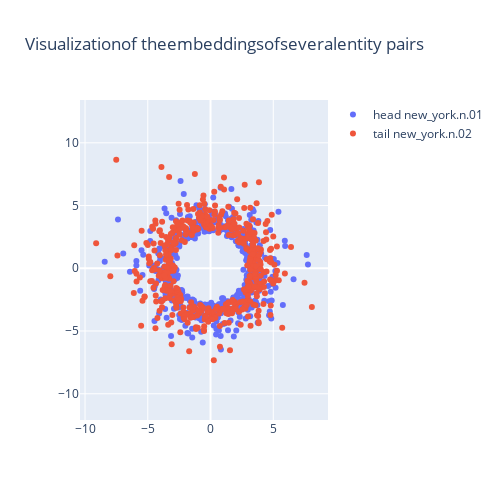

Notebook code for this chart:
### Code cell
# エンティティの埋め込みをロード
entity_embedding = np.load(os.path.join(model_path, 'entity_embedding.npy'))

# HeadとTailの座標計算
head = entity_embedding[head_id]
tail = entity_embedding[tail_id]

phase_head, mod_head = np.split(head, 2)
phase_tail, mod_tail = np.split(tail, 2)

mod_head = np.log(np.abs(mod_head)) * np.sign(mod_head)
mod_tail = np.log(np.abs(mod_tail)) * np.sign(mod_tail)

phase_head = phase_head / embedding_range * np.pi
phase_tail = phase_tail / embedding_range * np.pi

x_head, y_head = mod_head * np.cos(phase_head), mod_head * np.sin(phase_head)
x_tail, y_tail = mod_tail * np.cos(phase_tail), mod_tail * np.sin(phase_tail)

fig = go.Figure()

# Head Entityのプロット
fig.add_trace(go.Scatter(x=x_head, y=y_head, mode='markers', name="head "+entities_dict[head_id], text=[f'Head ID: {head_id}'] * len(x_head)))
# Tail Entityのプロット
fig.add_trace(go.Scatter(x=x_tail, y=y_tail, mode='markers', name="tail "+entities_dict[tail_id], text=[f'Tail ID: {tail_id}'] * len(x_tail)))

# レイアウトの設定
fig.update_layout(
    title="Visualizationof theembeddingsofseveralentity pairs",
    xaxis_title=" ",
    yaxis_title=" ",
    showlegend=True,
    width=500,  # 幅
    height=500,  # 高さ
    xaxis=dict(scaleanchor="y", scaleratio=1),  # x軸のアスペクト比を1:1に設定
    yaxis=dict(scaleanchor="x", scaleratio=1),  # y軸のアスペクト比を1:1に設定
)

# プロットの表示
fig.show()

### Figure 1 — Plotly figure (JSON) as saved in the notebook; plotly's stock layout.template omitted (floating-point values rounded to 4 significant figures; data arrays with more than 128 entries replaced by an {"elided": "..."} marker saying what was removed)
{"data": [{"mode": "markers", "name": "head new_york.n.01", "text": {"elided": "500 str values"}, "type": "scatter", "x": {"elided": "500 float values"}, "y": {"elided": "500 float values"}}, {"mode": "markers", "name": "tail new_york.n.02", "text": {"elided": "500 str values"}, "type": "scatter", "x": {"elided": "500 float values"}, "y": {"elided": "500 float values"}}], "layout": {"height": 500, "showlegend": true, "title": {"text": "Visualizationof theembeddingsofseveralentity pairs"}, "width": 500, "xaxis": {"scaleanchor": "y", "scaleratio": 1, "title": {"text": " "}}, "yaxis": {"scaleanchor": "x", "scaleratio": 1, "title": {"text": " "}}}}
